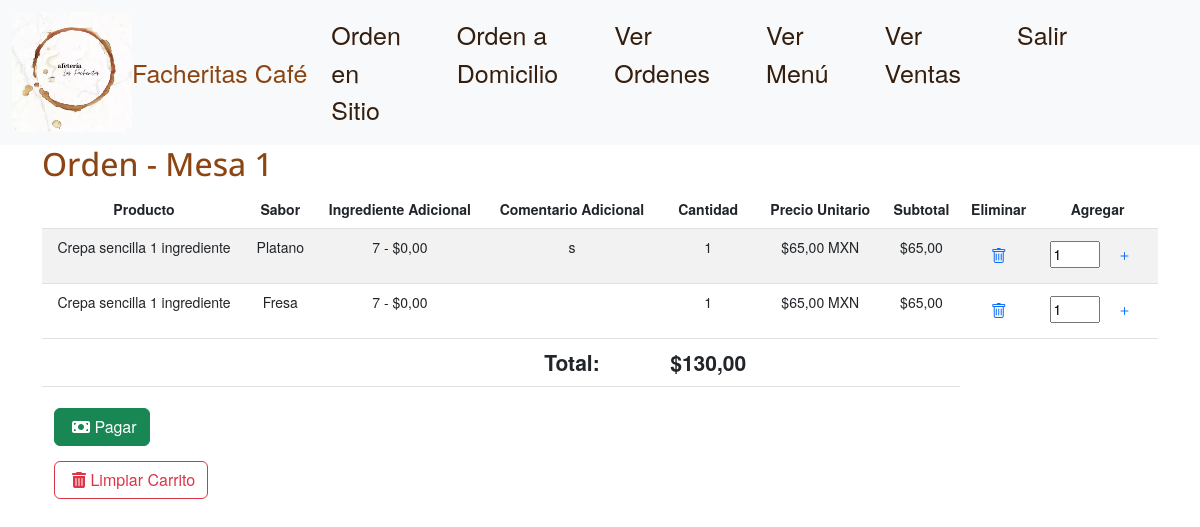
The page /Orden/carrito_por_mesa/1 (signed in) on the database as committed earlier.
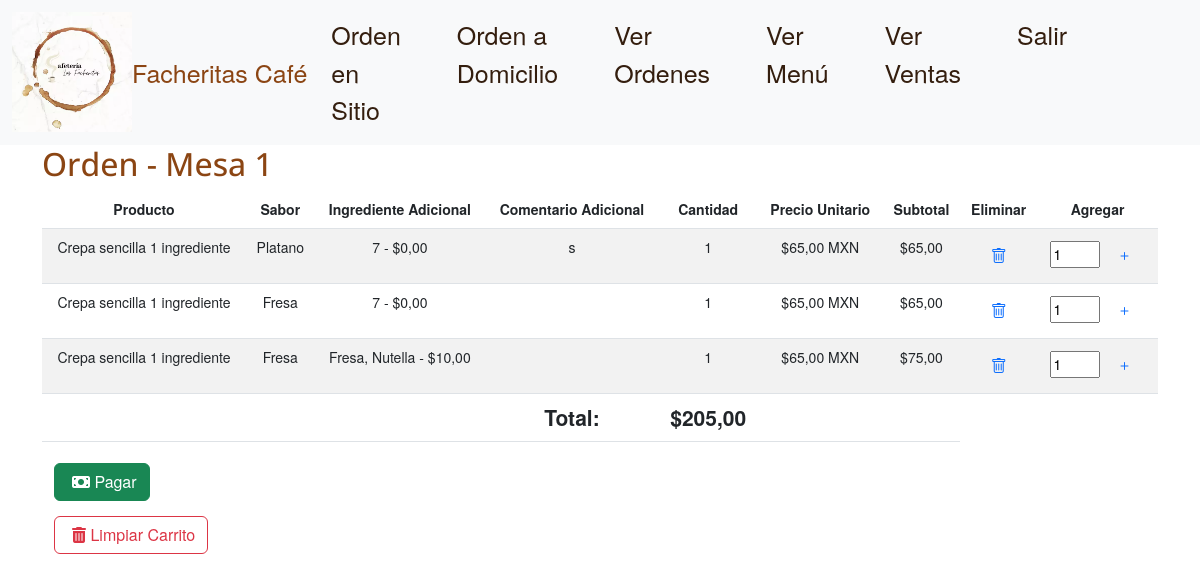
The same page on the database as committed later.
### Comanda/models.py (models this page shows, shortened)
class CarritoItem(models.Model):
    carrito = models.ForeignKey(Carrito, on_delete=models.CASCADE)
    producto = models.ForeignKey(Producto, on_delete=models.CASCADE)
    sabor = models.CharField(max_length=100, blank=True, null=True)
    cantidad = models.PositiveIntegerField(default=0)
    comentario= models.CharField(max_length=500, blank= True, null=True)
    adicional = models.CharField(max_length=500, blank= True, null=True)
    totalextra = models.DecimalField(max_digits=10, decimal_places=2, default=0, blank=True, null=True)
    subtotal = models.DecimalField(max_digits=10, decimal_places=2, default=0, blank=True, null=True)
    def calcular_subtotal(self):
        subtotal = self.producto.precio * self.cantidad
        if self.adicional:
            subtotal += self.totalextra * self.cantidad
        return subtotal

### Menu/models.py (models this page shows, shortened)
class Producto(models.Model):
    nombre = models.CharField(max_length=50)
    descripcion = models.TextField()
    sabores_raw = models.CharField(max_length=255, blank=True, null=True)
    precio = models.DecimalField(max_digits=10, decimal_places=2)
    categoria = models.ForeignKey(CategoriaMenu, on_delete=models.CASCADE)
    imagen = models.ImageField(upload_to='productos/', blank=True, null=True)
    adicionales = models.ManyToManyField('Adicional', related_name='ingredientes_adicionales', blank=True)
    def obtener_sabores(self):
        if self.sabores_raw:
            return [sabor.strip() for sabor in self.sabores_raw.split(',')]
        else:
            return ['Ninguno']
    def set_sabores(self, sabores):
        self.sabores_raw = ', '.join(sabores)
    sabores = property(obtener_sabores, set_sabores)

### Comanda/views.py (the view)
# urls.py: path('carrito_por_mesa/<int:mesa_id>', Carrito_mesa.as_view(), name='carrito_por_mesa'),
class Carrito_mesa(LoginRequiredMixin, View):
    login_url = 'login'
    redirect_field_name = 'next'
    template_name = 'carrito.html'
    def get(self, request, mesa_id):
        mesa = get_object_or_404(Mesa, id=mesa_id)
        carrito, created = Carrito.objects.get_or_create(mesa=mesa)
        items_carrito = carrito.carritoitem_set.all()
        for item in items_carrito:
            item.subtotal = item.calcular_subtotal()
        total = sum(item.subtotal for item in items_carrito)
        return render(request, self.template_name, {'items_carrito': items_carrito, 'total': total, 'mesa': mesa, 'carrito': carrito})

### Comanda/templates/carrito.html (shortened to what this page needs)
{% extends 'main.html' %}
{% load static %}
{% block contenido %}
{% if carrito %}
  {% if carrito.mesa %}
    <h2>Orden - Mesa {{ carrito.mesa.numero }} </h2>
  {% else %}
    <h2> Orden - Pedido a Domicilio {{ carrito.pedido_domicilio.id }}</h2>
    <h2> Para {{ carrito.pedido_domicilio.nombre}} </h2>
  {% endif %}
  <table class="table table-striped" style="boder-radius: 5px">
    <thead>
      <tr style="text-align: center;">
        <th scope="col">Producto</th>
        <th scope="col">Sabor</th>
        <th scope="col"> Ingrediente Adicional</th>
        <th scope="col">Comentario Adicional</th>
        <th scope="col">Cantidad</th>
        <th scope="col">Precio Unitario</th>
        <th scope="col">Subtotal</th>
        <th scope="col">Eliminar</th>
        <th scope="col">Agregar</th>
      </tr>
    </thead>
    <tbody>
      {% for item in items_carrito %}
        <tr style="text-align: center;">
          <td>{{ item.producto.nombre }}</td>
          <td>{{ item.sabor }}</td>
          <td>
            {% if item.adicional %}
              {{ item.adicional }} - ${{ item.totalextra }}
            {% else %}
              Ningún adicional seleccionado
            {% endif %}
          </td>
          <td>{{ item.comentario}}</td>
          <td>{{ item.cantidad }}</td>
          <td>${{ item.producto.precio }} MXN</td>
          <td>${{ item.subtotal }}</td>
          <td>
            <form action="{% url 'eliminar_producto_carrito' carrito_item_id=item.id %}" method="post">
              <button type="submit" class="btn btn-link" title="Eliminar">
                <i class="bi bi-trash"></i>
              </button>
            </form>
          </td>
          <td>
            <form action="{% url 'agregar_cantidad_producto' carrito_item_id=item.id %}" method="post">
                <input type="number" name="nueva_cantidad" value="1" min="1" style="width: 50px;" required>
                <button type="submit" class="btn btn-link" title="Agregar más cantidad">
                  <i class="bi bi-plus"></i>
                </button>
            </form>
          </td>
        </tr>
      {% endfor %}
    </tbody>
    <tfoot>
      <tr style="text-align: center;">
        <td></td>
        <td></td>
        <td></td>
        <td><strong style="font-size: 150%">Total: </strong></td>
        <td><strong style="font-size: 150%">${{ total }}</strong></td>
        <td></td>
        <td></td>
      </tr>
    </tfoot>
  </table>
  <div class="container">
    <div class="row">
        <div class="col-2 ">
          {% if carrito.mesa %}
            <form action="{% url 'pagar_carrito_por_mesa' mesa.id %}" method="post">
                <button type="submit" class="btn btn-success" style="margin-top: 5px;">
                  <i class="fa-solid fa-money-bill" style= "margin-left: 5px;"></i> Pagar
                </button>
            </form>
            {% if user.is_staff %}
              <form action="{% url 'limpiar_carrito_por_mesa' mesa.id %}" method="post">
                  <button type="submit" class="btn btn-outline-danger" style="margin-top: 15px;">
                    <i class="fa-solid fa-trash-can" style= "margin-left: 5px;"></i> Limpiar Carrito
                  </button>
              </form>
            {% endif %}
          {% endif %}
        </div>
      </div>
  </div>
{% endif %}
{% endblock contenido %}

Rows that differ between the two databases and show on the page:
added CarritoItem: producto.nombre "Crepa sencilla 1 ingrediente", sabor "Fresa", adicional "Fresa, Nutella", totalextra "10,00", cantidad "1", producto.precio "65,00", subtotal "75,00"
Other text that changed with them:
{{ total }}: "130,00" → "205,00"
